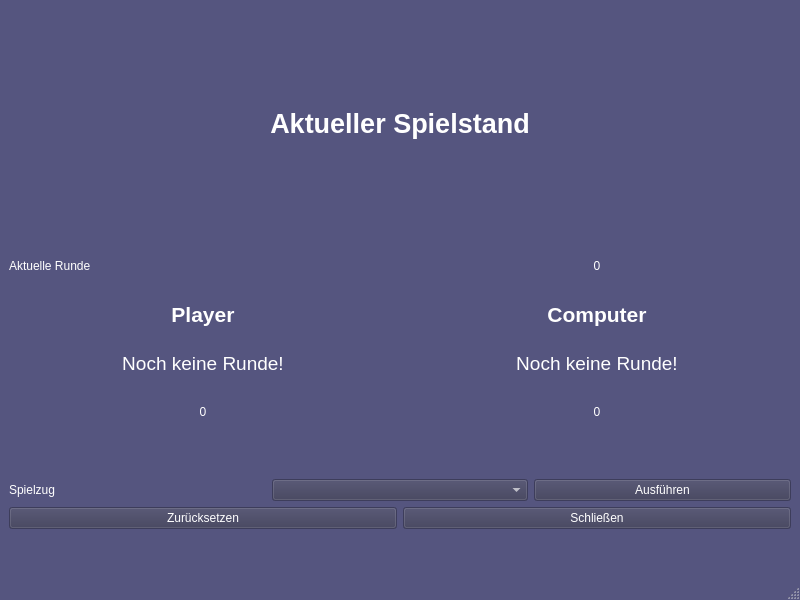
<?xml version="1.0" encoding="UTF-8"?>
<ui version="4.0">
 <class>MainWindow</class>
 <widget class="QMainWindow" name="MainWindow">
  <property name="geometry">
   <rect>
    <x>0</x>
    <y>0</y>
    <width>800</width>
    <height>600</height>
   </rect>
  </property>
  <property name="palette">
   <palette>
    <active>
     <colorrole role="WindowText">
      <brush brushstyle="SolidPattern">
       <color alpha="255">
        <red>255</red>
        <green>255</green>
        <blue>255</blue>
       </color>
      </brush>
     </colorrole>
     <colorrole role="Button">
      <brush brushstyle="SolidPattern">
       <color alpha="255">
        <red>64</red>
        <green>64</green>
        <blue>95</blue>
       </color>
      </brush>
     </colorrole>
     <colorrole role="Light">
      <brush brushstyle="SolidPattern">
       <color alpha="255">
        <red>127</red>
        <green>127</green>
        <blue>190</blue>
       </color>
      </brush>
     </colorrole>
     <colorrole role="Midlight">
      <brush brushstyle="SolidPattern">
       <color alpha="255">
        <red>106</red>
        <green>106</green>
        <blue>158</blue>
       </color>
      </brush>
     </colorrole>
     <colorrole role="Dark">
      <brush brushstyle="SolidPattern">
       <color alpha="255">
        <red>42</red>
        <green>42</green>
        <blue>63</blue>
       </color>
      </brush>
     </colorrole>
     <colorrole role="Mid">
      <brush brushstyle="SolidPattern">
       <color alpha="255">
        <red>57</red>
        <green>57</green>
        <blue>85</blue>
       </color>
      </brush>
     </colorrole>
     <colorrole role="Text">
      <brush brushstyle="SolidPattern">
       <color alpha="255">
        <red>255</red>
        <green>255</green>
        <blue>255</blue>
       </color>
      </brush>
     </colorrole>
     <colorrole role="BrightText">
      <brush brushstyle="SolidPattern">
       <color alpha="255">
        <red>255</red>
        <green>255</green>
        <blue>255</blue>
       </color>
      </brush>
     </colorrole>
     <colorrole role="ButtonText">
      <brush brushstyle="SolidPattern">
       <color alpha="255">
        <red>255</red>
        <green>255</green>
        <blue>255</blue>
       </color>
      </brush>
     </colorrole>
     <colorrole role="Base">
      <brush brushstyle="SolidPattern">
       <color alpha="255">
        <red>0</red>
        <green>0</green>
        <blue>0</blue>
       </color>
      </brush>
     </colorrole>
     <colorrole role="Window">
      <brush brushstyle="SolidPattern">
       <color alpha="255">
        <red>85</red>
        <green>85</green>
        <blue>127</blue>
       </color>
      </brush>
     </colorrole>
     <colorrole role="Shadow">
      <brush brushstyle="SolidPattern">
       <color alpha="255">
        <red>0</red>
        <green>0</green>
        <blue>0</blue>
       </color>
      </brush>
     </colorrole>
     <colorrole role="AlternateBase">
      <brush brushstyle="SolidPattern">
       <color alpha="255">
        <red>42</red>
        <green>42</green>
        <blue>63</blue>
       </color>
      </brush>
     </colorrole>
     <colorrole role="ToolTipBase">
      <brush brushstyle="SolidPattern">
       <color alpha="255">
        <red>255</red>
        <green>255</green>
        <blue>220</blue>
       </color>
      </brush>
     </colorrole>
     <colorrole role="ToolTipText">
      <brush brushstyle="SolidPattern">
       <color alpha="255">
        <red>0</red>
        <green>0</green>
        <blue>0</blue>
       </color>
      </brush>
     </colorrole>
     <colorrole role="PlaceholderText">
      <brush brushstyle="SolidPattern">
       <color alpha="128">
        <red>255</red>
        <green>255</green>
        <blue>255</blue>
       </color>
      </brush>
     </colorrole>
    </active>
    <inactive>
     <colorrole role="WindowText">
      <brush brushstyle="SolidPattern">
       <color alpha="255">
        <red>255</red>
        <green>255</green>
        <blue>255</blue>
       </color>
      </brush>
     </colorrole>
     <colorrole role="Button">
      <brush brushstyle="SolidPattern">
       <color alpha="255">
        <red>64</red>
        <green>64</green>
        <blue>95</blue>
       </color>
      </brush>
     </colorrole>
     <colorrole role="Light">
      <brush brushstyle="SolidPattern">
       <color alpha="255">
        <red>127</red>
        <green>127</green>
        <blue>190</blue>
       </color>
      </brush>
     </colorrole>
     <colorrole role="Midlight">
      <brush brushstyle="SolidPattern">
       <color alpha="255">
        <red>106</red>
        <green>106</green>
        <blue>158</blue>
       </color>
      </brush>
     </colorrole>
     <colorrole role="Dark">
      <brush brushstyle="SolidPattern">
       <color alpha="255">
        <red>42</red>
        <green>42</green>
        <blue>63</blue>
       </color>
      </brush>
     </colorrole>
     <colorrole role="Mid">
      <brush brushstyle="SolidPattern">
       <color alpha="255">
        <red>57</red>
        <green>57</green>
        <blue>85</blue>
       </color>
      </brush>
     </colorrole>
     <colorrole role="Text">
      <brush brushstyle="SolidPattern">
       <color alpha="255">
        <red>255</red>
        <green>255</green>
        <blue>255</blue>
       </color>
      </brush>
     </colorrole>
     <colorrole role="BrightText">
      <brush brushstyle="SolidPattern">
       <color alpha="255">
        <red>255</red>
        <green>255</green>
        <blue>255</blue>
       </color>
      </brush>
     </colorrole>
     <colorrole role="ButtonText">
      <brush brushstyle="SolidPattern">
       <color alpha="255">
        <red>255</red>
        <green>255</green>
        <blue>255</blue>
       </color>
      </brush>
     </colorrole>
     <colorrole role="Base">
      <brush brushstyle="SolidPattern">
       <color alpha="255">
        <red>0</red>
        <green>0</green>
        <blue>0</blue>
       </color>
      </brush>
     </colorrole>
     <colorrole role="Window">
      <brush brushstyle="SolidPattern">
       <color alpha="255">
        <red>85</red>
        <green>85</green>
        <blue>127</blue>
       </color>
      </brush>
     </colorrole>
     <colorrole role="Shadow">
      <brush brushstyle="SolidPattern">
       <color alpha="255">
        <red>0</red>
        <green>0</green>
        <blue>0</blue>
       </color>
      </brush>
     </colorrole>
     <colorrole role="AlternateBase">
      <brush brushstyle="SolidPattern">
       <color alpha="255">
        <red>42</red>
        <green>42</green>
        <blue>63</blue>
       </color>
      </brush>
     </colorrole>
     <colorrole role="ToolTipBase">
      <brush brushstyle="SolidPattern">
       <color alpha="255">
        <red>255</red>
        <green>255</green>
        <blue>220</blue>
       </color>
      </brush>
     </colorrole>
     <colorrole role="ToolTipText">
      <brush brushstyle="SolidPattern">
       <color alpha="255">
        <red>0</red>
        <green>0</green>
        <blue>0</blue>
       </color>
      </brush>
     </colorrole>
     <colorrole role="PlaceholderText">
      <brush brushstyle="SolidPattern">
       <color alpha="128">
        <red>255</red>
        <green>255</green>
        <blue>255</blue>
       </color>
      </brush>
     </colorrole>
    </inactive>
    <disabled>
     <colorrole role="WindowText">
      <brush brushstyle="SolidPattern">
       <color alpha="255">
        <red>42</red>
        <green>42</green>
        <blue>63</blue>
       </color>
      </brush>
     </colorrole>
     <colorrole role="Button">
      <brush brushstyle="SolidPattern">
       <color alpha="255">
        <red>64</red>
        <green>64</green>
        <blue>95</blue>
       </color>
      </brush>
     </colorrole>
     <colorrole role="Light">
      <brush brushstyle="SolidPattern">
       <color alpha="255">
        <red>127</red>
        <green>127</green>
        <blue>190</blue>
       </color>
      </brush>
     </colorrole>
     <colorrole role="Midlight">
      <brush brushstyle="SolidPattern">
       <color alpha="255">
        <red>106</red>
        <green>106</green>
        <blue>158</blue>
       </color>
      </brush>
     </colorrole>
     <colorrole role="Dark">
      <brush brushstyle="SolidPattern">
       <color alpha="255">
        <red>42</red>
        <green>42</green>
        <blue>63</blue>
       </color>
      </brush>
     </colorrole>
     <colorrole role="Mid">
      <brush brushstyle="SolidPattern">
       <color alpha="255">
        <red>57</red>
        <green>57</green>
        <blue>85</blue>
       </color>
      </brush>
     </colorrole>
     <colorrole role="Text">
      <brush brushstyle="SolidPattern">
       <color alpha="255">
        <red>42</red>
        <green>42</green>
        <blue>63</blue>
       </color>
      </brush>
     </colorrole>
     <colorrole role="BrightText">
      <brush brushstyle="SolidPattern">
       <color alpha="255">
        <red>255</red>
        <green>255</green>
        <blue>255</blue>
       </color>
      </brush>
     </colorrole>
     <colorrole role="ButtonText">
      <brush brushstyle="SolidPattern">
       <color alpha="255">
        <red>42</red>
        <green>42</green>
        <blue>63</blue>
       </color>
      </brush>
     </colorrole>
     <colorrole role="Base">
      <brush brushstyle="SolidPattern">
       <color alpha="255">
        <red>85</red>
        <green>85</green>
        <blue>127</blue>
       </color>
      </brush>
     </colorrole>
     <colorrole role="Window">
      <brush brushstyle="SolidPattern">
       <color alpha="255">
        <red>85</red>
        <green>85</green>
        <blue>127</blue>
       </color>
      </brush>
     </colorrole>
     <colorrole role="Shadow">
      <brush brushstyle="SolidPattern">
       <color alpha="255">
        <red>0</red>
        <green>0</green>
        <blue>0</blue>
       </color>
      </brush>
     </colorrole>
     <colorrole role="AlternateBase">
      <brush brushstyle="SolidPattern">
       <color alpha="255">
        <red>85</red>
        <green>85</green>
        <blue>127</blue>
       </color>
      </brush>
     </colorrole>
     <colorrole role="ToolTipBase">
      <brush brushstyle="SolidPattern">
       <color alpha="255">
        <red>255</red>
        <green>255</green>
        <blue>220</blue>
       </color>
      </brush>
     </colorrole>
     <colorrole role="ToolTipText">
      <brush brushstyle="SolidPattern">
       <color alpha="255">
        <red>0</red>
        <green>0</green>
        <blue>0</blue>
       </color>
      </brush>
     </colorrole>
     <colorrole role="PlaceholderText">
      <brush brushstyle="SolidPattern">
       <color alpha="128">
        <red>255</red>
        <green>255</green>
        <blue>255</blue>
       </color>
      </brush>
     </colorrole>
    </disabled>
   </palette>
  </property>
  <property name="windowTitle">
   <string>Schere-Stein-Papier</string>
  </property>
  <widget class="QWidget" name="centralwidget">
   <property name="sizePolicy">
    <sizepolicy hsizetype="Preferred" vsizetype="Preferred">
     <horstretch>0</horstretch>
     <verstretch>0</verstretch>
    </sizepolicy>
   </property>
   <property name="palette">
    <palette>
     <active>
      <colorrole role="WindowText">
       <brush brushstyle="SolidPattern">
        <color alpha="255">
         <red>255</red>
         <green>255</green>
         <blue>255</blue>
        </color>
       </brush>
      </colorrole>
      <colorrole role="Button">
       <brush brushstyle="SolidPattern">
        <color alpha="255">
         <red>57</red>
         <green>57</green>
         <blue>85</blue>
        </color>
       </brush>
      </colorrole>
      <colorrole role="Light">
       <brush brushstyle="SolidPattern">
        <color alpha="255">
         <red>127</red>
         <green>127</green>
         <blue>190</blue>
        </color>
       </brush>
      </colorrole>
      <colorrole role="Midlight">
       <brush brushstyle="SolidPattern">
        <color alpha="255">
         <red>106</red>
         <green>106</green>
         <blue>158</blue>
        </color>
       </brush>
      </colorrole>
      <colorrole role="Dark">
       <brush brushstyle="SolidPattern">
        <color alpha="255">
         <red>42</red>
         <green>42</green>
         <blue>63</blue>
        </color>
       </brush>
      </colorrole>
      <colorrole role="Mid">
       <brush brushstyle="SolidPattern">
        <color alpha="255">
         <red>57</red>
         <green>57</green>
         <blue>85</blue>
        </color>
       </brush>
      </colorrole>
      <colorrole role="Text">
       <brush brushstyle="SolidPattern">
        <color alpha="255">
         <red>255</red>
         <green>255</green>
         <blue>255</blue>
        </color>
       </brush>
      </colorrole>
      <colorrole role="BrightText">
       <brush brushstyle="SolidPattern">
        <color alpha="255">
         <red>255</red>
         <green>255</green>
         <blue>255</blue>
        </color>
       </brush>
      </colorrole>
      <colorrole role="ButtonText">
       <brush brushstyle="SolidPattern">
        <color alpha="255">
         <red>255</red>
         <green>255</green>
         <blue>255</blue>
        </color>
       </brush>
      </colorrole>
      <colorrole role="Base">
       <brush brushstyle="SolidPattern">
        <color alpha="255">
         <red>0</red>
         <green>0</green>
         <blue>0</blue>
        </color>
       </brush>
      </colorrole>
      <colorrole role="Window">
       <brush brushstyle="SolidPattern">
        <color alpha="255">
         <red>85</red>
         <green>85</green>
         <blue>127</blue>
        </color>
       </brush>
      </colorrole>
      <colorrole role="Shadow">
       <brush brushstyle="SolidPattern">
        <color alpha="255">
         <red>0</red>
         <green>0</green>
         <blue>0</blue>
        </color>
       </brush>
      </colorrole>
      <colorrole role="AlternateBase">
       <brush brushstyle="SolidPattern">
        <color alpha="255">
         <red>42</red>
         <green>42</green>
         <blue>63</blue>
        </color>
       </brush>
      </colorrole>
      <colorrole role="ToolTipBase">
       <brush brushstyle="SolidPattern">
        <color alpha="255">
         <red>255</red>
         <green>255</green>
         <blue>220</blue>
        </color>
       </brush>
      </colorrole>
      <colorrole role="ToolTipText">
       <brush brushstyle="SolidPattern">
        <color alpha="255">
         <red>0</red>
         <green>0</green>
         <blue>0</blue>
        </color>
       </brush>
      </colorrole>
      <colorrole role="PlaceholderText">
       <brush brushstyle="SolidPattern">
        <color alpha="128">
         <red>255</red>
         <green>255</green>
         <blue>255</blue>
        </color>
       </brush>
      </colorrole>
     </active>
     <inactive>
      <colorrole role="WindowText">
       <brush brushstyle="SolidPattern">
        <color alpha="255">
         <red>255</red>
         <green>255</green>
         <blue>255</blue>
        </color>
       </brush>
      </colorrole>
      <colorrole role="Button">
       <brush brushstyle="SolidPattern">
        <color alpha="255">
         <red>57</red>
         <green>57</green>
         <blue>85</blue>
        </color>
       </brush>
      </colorrole>
      <colorrole role="Light">
       <brush brushstyle="SolidPattern">
        <color alpha="255">
         <red>127</red>
         <green>127</green>
         <blue>190</blue>
        </color>
       </brush>
      </colorrole>
      <colorrole role="Midlight">
       <brush brushstyle="SolidPattern">
        <color alpha="255">
         <red>106</red>
         <green>106</green>
         <blue>158</blue>
        </color>
       </brush>
      </colorrole>
      <colorrole role="Dark">
       <brush brushstyle="SolidPattern">
        <color alpha="255">
         <red>42</red>
         <green>42</green>
         <blue>63</blue>
        </color>
       </brush>
      </colorrole>
      <colorrole role="Mid">
       <brush brushstyle="SolidPattern">
        <color alpha="255">
         <red>57</red>
         <green>57</green>
         <blue>85</blue>
        </color>
       </brush>
      </colorrole>
      <colorrole role="Text">
       <brush brushstyle="SolidPattern">
        <color alpha="255">
         <red>255</red>
         <green>255</green>
         <blue>255</blue>
        </color>
       </brush>
      </colorrole>
      <colorrole role="BrightText">
       <brush brushstyle="SolidPattern">
        <color alpha="255">
         <red>255</red>
         <green>255</green>
         <blue>255</blue>
        </color>
       </brush>
      </colorrole>
      <colorrole role="ButtonText">
       <brush brushstyle="SolidPattern">
        <color alpha="255">
         <red>255</red>
         <green>255</green>
         <blue>255</blue>
        </color>
       </brush>
      </colorrole>
      <colorrole role="Base">
       <brush brushstyle="SolidPattern">
        <color alpha="255">
         <red>0</red>
         <green>0</green>
         <blue>0</blue>
        </color>
       </brush>
      </colorrole>
      <colorrole role="Window">
       <brush brushstyle="SolidPattern">
        <color alpha="255">
         <red>85</red>
         <green>85</green>
         <blue>127</blue>
        </color>
       </brush>
      </colorrole>
      <colorrole role="Shadow">
       <brush brushstyle="SolidPattern">
        <color alpha="255">
         <red>0</red>
         <green>0</green>
         <blue>0</blue>
        </color>
       </brush>
      </colorrole>
      <colorrole role="AlternateBase">
       <brush brushstyle="SolidPattern">
        <color alpha="255">
         <red>42</red>
         <green>42</green>
         <blue>63</blue>
        </color>
       </brush>
      </colorrole>
      <colorrole role="ToolTipBase">
       <brush brushstyle="SolidPattern">
        <color alpha="255">
         <red>255</red>
         <green>255</green>
         <blue>220</blue>
        </color>
       </brush>
      </colorrole>
      <colorrole role="ToolTipText">
       <brush brushstyle="SolidPattern">
        <color alpha="255">
         <red>0</red>
         <green>0</green>
         <blue>0</blue>
        </color>
       </brush>
      </colorrole>
      <colorrole role="PlaceholderText">
       <brush brushstyle="SolidPattern">
        <color alpha="128">
         <red>255</red>
         <green>255</green>
         <blue>255</blue>
        </color>
       </brush>
      </colorrole>
     </inactive>
     <disabled>
      <colorrole role="WindowText">
       <brush brushstyle="SolidPattern">
        <color alpha="255">
         <red>42</red>
         <green>42</green>
         <blue>63</blue>
        </color>
       </brush>
      </colorrole>
      <colorrole role="Button">
       <brush brushstyle="SolidPattern">
        <color alpha="255">
         <red>57</red>
         <green>57</green>
         <blue>85</blue>
        </color>
       </brush>
      </colorrole>
      <colorrole role="Light">
       <brush brushstyle="SolidPattern">
        <color alpha="255">
         <red>127</red>
         <green>127</green>
         <blue>190</blue>
        </color>
       </brush>
      </colorrole>
      <colorrole role="Midlight">
       <brush brushstyle="SolidPattern">
        <color alpha="255">
         <red>106</red>
         <green>106</green>
         <blue>158</blue>
        </color>
       </brush>
      </colorrole>
      <colorrole role="Dark">
       <brush brushstyle="SolidPattern">
        <color alpha="255">
         <red>42</red>
         <green>42</green>
         <blue>63</blue>
        </color>
       </brush>
      </colorrole>
      <colorrole role="Mid">
       <brush brushstyle="SolidPattern">
        <color alpha="255">
         <red>57</red>
         <green>57</green>
         <blue>85</blue>
        </color>
       </brush>
      </colorrole>
      <colorrole role="Text">
       <brush brushstyle="SolidPattern">
        <color alpha="255">
         <red>42</red>
         <green>42</green>
         <blue>63</blue>
        </color>
       </brush>
      </colorrole>
      <colorrole role="BrightText">
       <brush brushstyle="SolidPattern">
        <color alpha="255">
         <red>255</red>
         <green>255</green>
         <blue>255</blue>
        </color>
       </brush>
      </colorrole>
      <colorrole role="ButtonText">
       <brush brushstyle="SolidPattern">
        <color alpha="255">
         <red>42</red>
         <green>42</green>
         <blue>63</blue>
        </color>
       </brush>
      </colorrole>
      <colorrole role="Base">
       <brush brushstyle="SolidPattern">
        <color alpha="255">
         <red>85</red>
         <green>85</green>
         <blue>127</blue>
        </color>
       </brush>
      </colorrole>
      <colorrole role="Window">
       <brush brushstyle="SolidPattern">
        <color alpha="255">
         <red>85</red>
         <green>85</green>
         <blue>127</blue>
        </color>
       </brush>
      </colorrole>
      <colorrole role="Shadow">
       <brush brushstyle="SolidPattern">
        <color alpha="255">
         <red>0</red>
         <green>0</green>
         <blue>0</blue>
        </color>
       </brush>
      </colorrole>
      <colorrole role="AlternateBase">
       <brush brushstyle="SolidPattern">
        <color alpha="255">
         <red>85</red>
         <green>85</green>
         <blue>127</blue>
        </color>
       </brush>
      </colorrole>
      <colorrole role="ToolTipBase">
       <brush brushstyle="SolidPattern">
        <color alpha="255">
         <red>255</red>
         <green>255</green>
         <blue>220</blue>
        </color>
       </brush>
      </colorrole>
      <colorrole role="ToolTipText">
       <brush brushstyle="SolidPattern">
        <color alpha="255">
         <red>0</red>
         <green>0</green>
         <blue>0</blue>
        </color>
       </brush>
      </colorrole>
      <colorrole role="PlaceholderText">
       <brush brushstyle="SolidPattern">
        <color alpha="128">
         <red>255</red>
         <green>255</green>
         <blue>255</blue>
        </color>
       </brush>
      </colorrole>
     </disabled>
    </palette>
   </property>
   <property name="autoFillBackground">
    <bool>false</bool>
   </property>
   <layout class="QVBoxLayout" name="verticalLayout">
    <item>
     <layout class="QGridLayout" name="gridLayout">
      <item row="4" column="0">
       <layout class="QGridLayout" name="gridLayout_4">
        <item row="0" column="0">
         <widget class="QPushButton" name="pb_reset">
          <property name="toolTip">
           <string>Setzt das Program auf Werkseinstellungen zurück!</string>
          </property>
          <property name="text">
           <string>Zurücksetzen</string>
          </property>
         </widget>
        </item>
        <item row="0" column="1">
         <widget class="QPushButton" name="pb_close">
          <property name="toolTip">
           <string>Schließt das Program und löscht alle Einträge!</string>
          </property>
          <property name="text">
           <string>Schließen</string>
          </property>
         </widget>
        </item>
       </layout>
      </item>
      <item row="0" column="0">
       <widget class="QLabel" name="label">
        <property name="font">
         <font>
          <pointsize>20</pointsize>
          <weight>75</weight>
          <bold>true</bold>
         </font>
        </property>
        <property name="text">
         <string>Aktueller Spielstand</string>
        </property>
        <property name="alignment">
         <set>Qt::AlignCenter</set>
        </property>
       </widget>
      </item>
      <item row="1" column="0">
       <layout class="QGridLayout" name="gridLayout_2">
        <item row="0" column="1">
         <widget class="QLabel" name="round_counter">
          <property name="text">
           <string>0</string>
          </property>
          <property name="alignment">
           <set>Qt::AlignCenter</set>
          </property>
         </widget>
        </item>
        <item row="2" column="0">
         <widget class="QLabel" name="result_player">
          <property name="minimumSize">
           <size>
            <width>0</width>
            <height>0</height>
           </size>
          </property>
          <property name="font">
           <font>
            <pointsize>14</pointsize>
           </font>
          </property>
          <property name="text">
           <string>Noch keine Runde!</string>
          </property>
          <property name="alignment">
           <set>Qt::AlignCenter</set>
          </property>
         </widget>
        </item>
        <item row="1" column="0">
         <widget class="QLabel" name="label_5">
          <property name="font">
           <font>
            <pointsize>16</pointsize>
            <weight>75</weight>
            <bold>true</bold>
           </font>
          </property>
          <property name="text">
           <string>Player</string>
          </property>
          <property name="alignment">
           <set>Qt::AlignCenter</set>
          </property>
         </widget>
        </item>
        <item row="4" column="0">
         <widget class="QLabel" name="player_score">
          <property name="text">
           <string>0</string>
          </property>
          <property name="alignment">
           <set>Qt::AlignCenter</set>
          </property>
         </widget>
        </item>
        <item row="0" column="0">
         <widget class="QLabel" name="label_2">
          <property name="text">
           <string>Aktuelle Runde</string>
          </property>
         </widget>
        </item>
        <item row="4" column="1">
         <widget class="QLabel" name="computer_score">
          <property name="text">
           <string>0</string>
          </property>
          <property name="alignment">
           <set>Qt::AlignCenter</set>
          </property>
         </widget>
        </item>
        <item row="2" column="1">
         <widget class="QLabel" name="result_computer">
          <property name="minimumSize">
           <size>
            <width>0</width>
            <height>0</height>
           </size>
          </property>
          <property name="font">
           <font>
            <pointsize>14</pointsize>
           </font>
          </property>
          <property name="text">
           <string>Noch keine Runde!</string>
          </property>
          <property name="alignment">
           <set>Qt::AlignCenter</set>
          </property>
         </widget>
        </item>
        <item row="1" column="1">
         <widget class="QLabel" name="label_6">
          <property name="font">
           <font>
            <pointsize>16</pointsize>
            <weight>75</weight>
            <bold>true</bold>
           </font>
          </property>
          <property name="text">
           <string>Computer</string>
          </property>
          <property name="alignment">
           <set>Qt::AlignCenter</set>
          </property>
         </widget>
        </item>
        <item row="5" column="1">
         <spacer name="verticalSpacer_2">
          <property name="orientation">
           <enum>Qt::Vertical</enum>
          </property>
          <property name="sizeType">
           <enum>QSizePolicy::Fixed</enum>
          </property>
          <property name="sizeHint" stdset="0">
           <size>
            <width>20</width>
            <height>40</height>
           </size>
          </property>
         </spacer>
        </item>
       </layout>
      </item>
      <item row="3" column="0">
       <layout class="QGridLayout" name="gridLayout_3">
        <item row="2" column="0">
         <widget class="QLabel" name="label_8">
          <property name="text">
           <string>Spielzug</string>
          </property>
         </widget>
        </item>
        <item row="2" column="2">
         <widget class="QPushButton" name="pb_execute">
          <property name="toolTip">
           <string>Führt den ausgewählten Zug aus!</string>
          </property>
          <property name="toolTipDuration">
           <number>-1</number>
          </property>
          <property name="text">
           <string>Ausführen</string>
          </property>
         </widget>
        </item>
        <item row="2" column="1">
         <widget class="QComboBox" name="tool_select">
          <property name="toolTip">
           <string>Wähle zwischen Schere, Stein und Papier!</string>
          </property>
          <property name="accessibleDescription">
           <string/>
          </property>
         </widget>
        </item>
       </layout>
      </item>
     </layout>
    </item>
    <item>
     <spacer name="verticalSpacer">
      <property name="orientation">
       <enum>Qt::Vertical</enum>
      </property>
      <property name="sizeType">
       <enum>QSizePolicy::Fixed</enum>
      </property>
      <property name="sizeHint" stdset="0">
       <size>
        <width>20</width>
        <height>40</height>
       </size>
      </property>
     </spacer>
    </item>
   </layout>
  </widget>
  <widget class="QMenuBar" name="menubar">
   <property name="geometry">
    <rect>
     <x>0</x>
     <y>0</y>
     <width>800</width>
     <height>30</height>
    </rect>
   </property>
  </widget>
  <widget class="QStatusBar" name="statusbar"/>
 </widget>
 <resources/>
 <connections>
  <connection>
   <sender>pb_close</sender>
   <signal>clicked()</signal>
   <receiver>MainWindow</receiver>
   <slot>close()</slot>
   <hints>
    <hint type="sourcelabel">
     <x>597</x>
     <y>518</y>
    </hint>
    <hint type="destinationlabel">
     <x>399</x>
     <y>299</y>
    </hint>
   </hints>
  </connection>
 </connections>
</ui>
